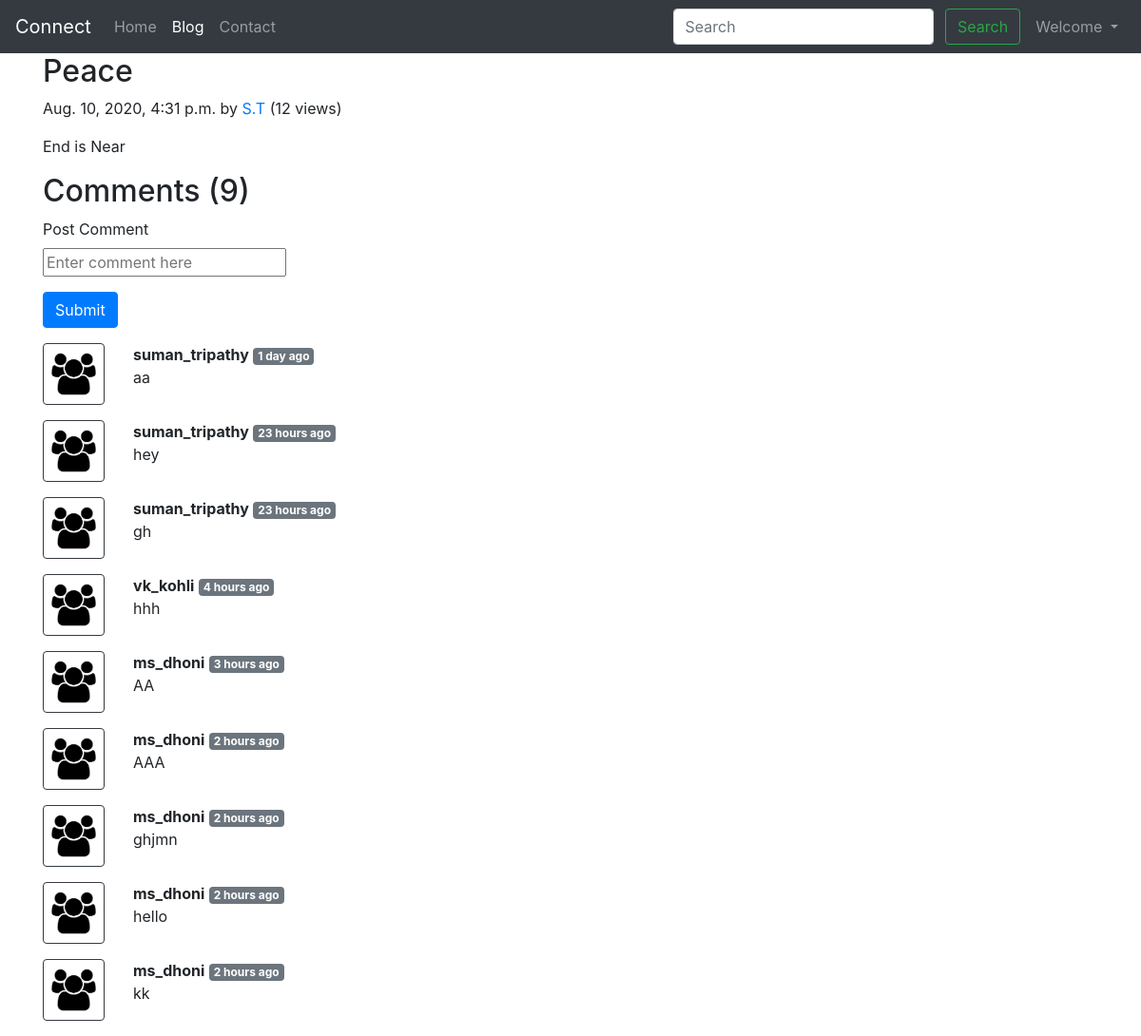
Screenshot of /blog/pea-ce (signed in) with the database file from the repository.
### blog/models.py (models this page shows, shortened)
class Post(models.Model):
    sno = models.AutoField(primary_key=True)
    title = models.CharField(max_length=255)
    author = models.CharField(max_length=13)
    content = models.TextField()
    slug = models.CharField(max_length=130)
    views = models.IntegerField(default=0)
    timeStamp = models.DateTimeField(blank=True)

class BlogComment(models.Model):
    sno = models.AutoField(primary_key=True)
    comment = models.TextField()
    user = models.ForeignKey(User, on_delete=models.CASCADE)
    post = models.ForeignKey(Post, on_delete=models.CASCADE)
    parent = models.ForeignKey('self', on_delete=models.CASCADE, null=True)
    timestamp = models.DateTimeField(default=now)

### blog/views.py (the view)
# urls.py: path('<str:slug>',views.blogPost, name='blogPost'),
def blogPost(request, slug):
    post = Post.objects.filter(slug=slug).first()
    post.views=post.views+1
    post.save()
    comments = BlogComment.objects.filter(post=post)
    context={'post':post, 'comments':comments, 'user':request.user}
    return render(request,'blog/blogPost.html', context)

### templates/blog/blogPost.html (shortened to what this page needs)
{% extends 'base.html' %}
{% load static %}
{% load humanize%}
{% block blogactive %} active {% endblock blogactive %}
{% block body %}
<div class="container">
  <h2 class="blog-post-title">{{post.title}}</h2>
  <p class="blog-post-meta">{{post.timeStamp}} by <a href='/about'>{{post.author}}</a> (<span>{{post.views}} views</span>)</p>
  <p>{{post.content | safe}}</p>
</div>
<div class="container">
  <h2>Comments ({{comments.count}})</h2>
  <div class="my-2">
    {% if user.is_authenticated %}
    <form action="/blog/postComment" method="post">
      <div class="form-group">
        <label for="exampleInputEmail1">Post Comment</label><br>
        <input type="text" class="form_control" name="comment" placeholder="Enter comment here">
      </div>
      <button type="submit" class="btn btn-primary">Submit</button>
    </form>
    {% else %}
    <p>Please login to Post a comment</p>
    {% endif %}
  </div>
  {% for comment in comments %}
  <div class="row my-3">
    <div class="col-md-1">
      <img class="rounded mx-auto d-block w-100 p-2 border border-dark" src="/static/img/user.png" alt="user">
    </div>
    <div class="col-md-11"><b> {{comment.user.username}}</b> <span
        class="badge badge-secondary">{{comment.timestamp | naturaltime}}</span>
      <div> {{comment.comment}}</div>
    </div>
</div>
{% endfor %}
</div>
{% endblock body %}

### rows the page displays
Post: title "Peace", timeStamp "Aug. 10, 2020, 4:31 p.m.", author "S.T", views "12", content "End is Near"
BlogComment: user.username "suman_tripathy", timestamp "1 day ago", comment "aa"
BlogComment: user.username "suman_tripathy", timestamp "23 hours ago", comment "hey"
BlogComment: user.username "suman_tripathy", timestamp "23 hours ago", comment "gh"
BlogComment: user.username "vk_kohli", timestamp "4 hours ago", comment "hhh"
BlogComment: user.username "ms_dhoni", timestamp "3 hours ago", comment "AA"
BlogComment: user.username "ms_dhoni", timestamp "2 hours ago", comment "AAA"
BlogComment: user.username "ms_dhoni", timestamp "2 hours ago", comment "ghjmn"
BlogComment: user.username "ms_dhoni", timestamp "2 hours ago", comment "hello"
BlogComment: user.username "ms_dhoni", timestamp "2 hours ago", comment "kk"

### other values shown
{{ comments.count }} "9"
